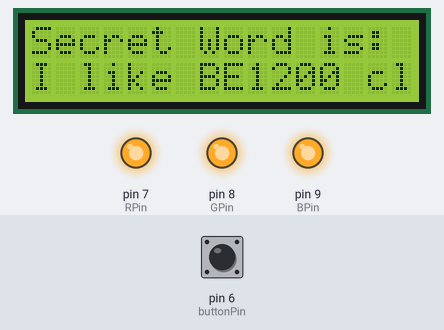
Simulated run of this sketch. Board: Arduino Uno, built with avr-gcc and run on an emulated ATmega328P. Parts: 16×2 character LCD, output pins drawn as LEDs (lit = HIGH). Dashed ring = blinking. The inputs (shaded band) are chosen by the test bench; at power-on: pin 6 (buttonPin) LOW.

Above: at 1.2 s.
1.3 s: pin 6 (buttonPin) pulled HIGH for 0.15 s
At 3.2 s:
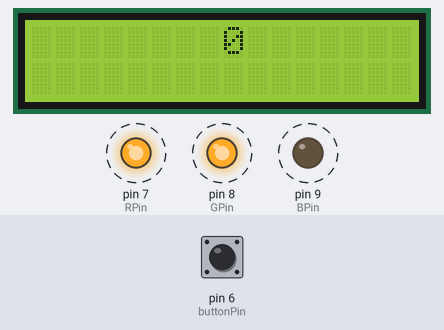
At 3.7 s:
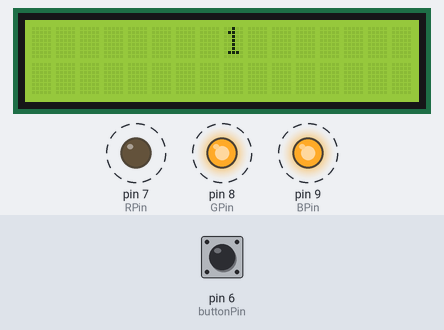
Timing chart, 0 to 11.8 s (numbered marks = the images above; inputs shaded):
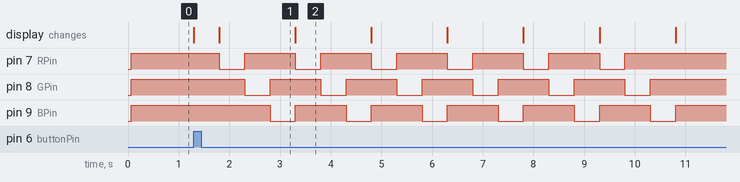

Measured:
- after the input at 1.3 s, pin 7 (RPin): alternates HIGH for 1.0 s and LOW for 0.50 s, 12 changes in all, then stays HIGH, starting after 0.50 s; pin 8 (GPin): alternates HIGH for 1.0 s and LOW for 0.50 s, starting after 1.0 s
- what the display in image 1 shows lasts 1.5 s, from 1.8 s to 3.3 s

The sketch:

A22_E6.ino
```cpp
#include <LiquidCrystal.h>
LiquidCrystal lcd(12, 11, 5, 4, 3, 2);
int buttonPin = 6; // the number of the Start Game pushbutton pin
int RPin = 7; // select the pin for the red LED
int GPin = 8; // select the pin for the green LED
int BPin = 9; // select the pin for the blue LED
int buttonStatus = 0;

void setup()
{
  pinMode(buttonPin, INPUT);
  pinMode(RPin, OUTPUT);
  pinMode(GPin, OUTPUT);
  pinMode(BPin, OUTPUT);
  lcd.begin(16, 2);
}
void loop()
{
  buttonStatus = digitalRead(buttonPin);
  if (buttonStatus == HIGH)
  {
  lcd.clear();
  delay(500);
  for (int i=0; i <= 5; i++)
  {
  lcd.setCursor(8,0);
  lcd.print(i);
  digitalWrite(BPin, HIGH);
  digitalWrite(RPin, LOW);
  delay(500);
  digitalWrite(RPin, HIGH);
  digitalWrite(GPin, LOW);
  delay(500);
  digitalWrite(GPin, HIGH);
  digitalWrite(BPin, LOW);
  delay(500);}} else {
  digitalWrite(RPin, HIGH);
  digitalWrite(GPin, HIGH);
  digitalWrite(BPin, HIGH);
  lcd.setCursor(0,0);
  lcd.print("Secret Word is:");
  lcd.setCursor(0, 1);
  lcd.print("I like BE1200 class"); // change secret word or phrase here!
}}
```
